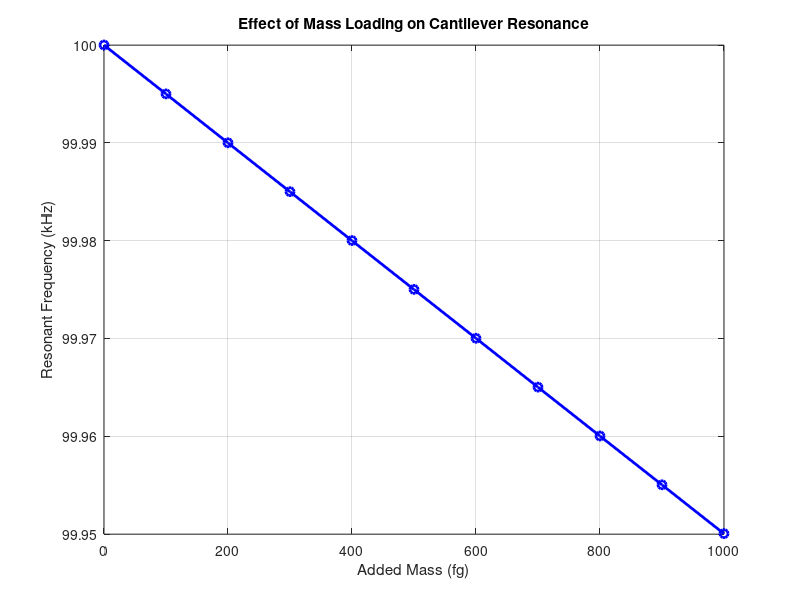
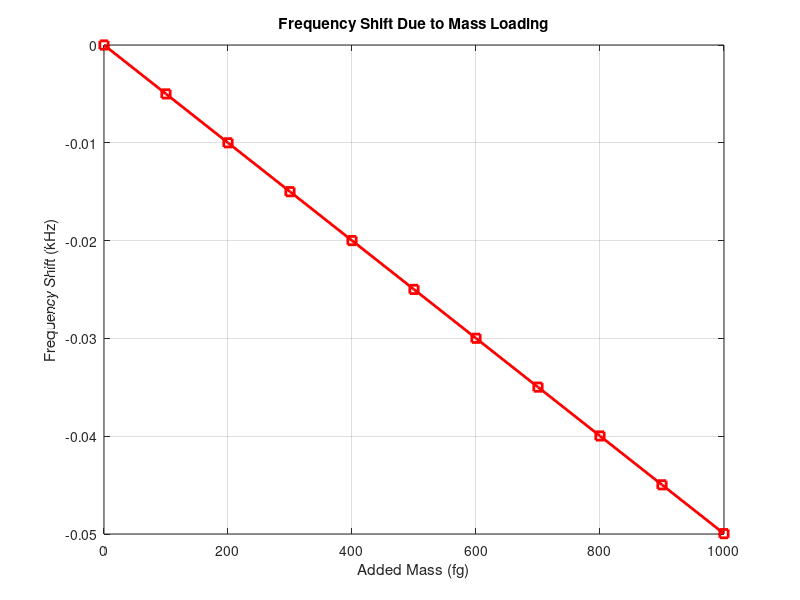

Source code (MATLAB) for these figures, in order:

clc;
clear;
close all;

%% NANO-CANTILEVER MECHANICAL SENSOR SIMULATION

% Illustrative cantilever parameters
f0 = 100e3;              % Initial resonant frequency (Hz)
m_eff = 1e-12;           % Effective cantilever mass (kg)

% Added mass range (femtograms)
added_mass_fg = 0:100:1000;

% Convert femtograms to kilograms
added_mass = added_mass_fg .* 1e-18;

%% Calculate resonant frequency after mass loading
% Frequency relation: f = f0 * sqrt(m_eff/(m_eff + added_mass))

resonant_frequency = f0 .* ...
    sqrt(m_eff ./ (m_eff + added_mass));

% Calculate frequency shift
frequency_shift = resonant_frequency - f0;

% Convert frequency values to kHz
frequency_kHz = resonant_frequency ./ 1000;
shift_kHz = frequency_shift ./ 1000;

%% Display results
fprintf('NANO-CANTILEVER MECHANICAL SENSOR SIMULATION\n\n');

fprintf('Initial resonant frequency: %.2f kHz\n', f0/1000);
fprintf('Effective cantilever mass: %.3e kg\n\n', m_eff);

fprintf('Added Mass(fg)   Frequency(kHz)   Frequency Shift(kHz)\n');

for i = 1:length(added_mass_fg)

    fprintf('%8.2f          %8.3f             %8.3f\n', ...
        added_mass_fg(i), frequency_kHz(i), shift_kHz(i));

end

%% Graph 1: Resonant Frequency vs Added Mass
figure;

plot(added_mass_fg, frequency_kHz, 'b-o', ...
    'LineWidth', 2, 'MarkerSize', 6);

xlabel('Added Mass (fg)');
ylabel('Resonant Frequency (kHz)');
title('Effect of Mass Loading on Cantilever Resonance');

grid on;

%% Graph 2: Frequency Shift vs Added Mass
figure;

plot(added_mass_fg, shift_kHz, 'r-s', ...
    'LineWidth', 2, 'MarkerSize', 6);

xlabel('Added Mass (fg)');
ylabel('Frequency Shift (kHz)');
title('Frequency Shift Due to Mass Loading');

grid on;

%% Simulation summary
fprintf('\nSimulation completed successfully.\n');

fprintf('Initial frequency: %.3f kHz\n', frequency_kHz(1));
fprintf('Final frequency: %.3f kHz\n', frequency_kHz(end));

fprintf('Maximum frequency shift: %.3f kHz\n', ...
    shift_kHz(end));
